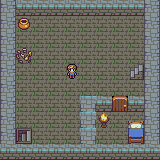

Tiled map render using the project's own tile images. Description and the whole map definition, tile-layer contents included, below:
An orthogonal 10x10 tile map with 16x16 px tiles, 3 tile layers (L1_Static, L2_Static, L3_Dynamic), 2 tilesets.

<map version="1.2" tiledversion="1.3.1" orientation="orthogonal" renderorder="right-down" compressionlevel="0" width="10" height="10" tilewidth="16" tileheight="16" infinite="0" nextlayerid="8" nextobjectid="2">
 <tileset firstgid="1" name="basictiles" tilewidth="16" tileheight="16" tilecount="120" columns="8">
  <properties>
   <property name="Test" type="bool" value="true" />
  </properties>
  <image source="basictiles.png" width="128" height="240" />
  <tile id="0">
   <properties>
    <property name="Collision" type="bool" value="false" />
   </properties>
  </tile>
  <tile id="1">
   <properties>
    <property name="Collision" type="bool" value="false" />
   </properties>
  </tile>
  <tile id="2">
   <properties>
    <property name="Collision" type="bool" value="false" />
   </properties>
  </tile>
  <tile id="3">
   <properties>
    <property name="Collision" type="bool" value="false" />
   </properties>
  </tile>
  <tile id="4">
   <properties>
    <property name="Collision" type="bool" value="false" />
   </properties>
  </tile>
  <tile id="5">
   <properties>
    <property name="Collision" type="bool" value="false" />
   </properties>
  </tile>
  <tile id="6">
   <properties>
    <property name="Collision" type="bool" value="false" />
   </properties>
  </tile>
  <tile id="7">
   <properties>
    <property name="Collision" type="bool" value="false" />
   </properties>
  </tile>
  <tile id="8">
   <properties>
    <property name="Collision" type="bool" value="false" />
   </properties>
  </tile>
  <tile id="9">
   <properties>
    <property name="Collision" type="bool" value="false" />
   </properties>
  </tile>
  <tile id="10">
   <properties>
    <property name="Collision" type="bool" value="false" />
   </properties>
  </tile>
  <tile id="11">
   <properties>
    <property name="Collision" type="bool" value="false" />
   </properties>
  </tile>
  <tile id="12">
   <properties>
    <property name="Collision" type="bool" value="false" />
   </properties>
  </tile>
  <tile id="13">
   <properties>
    <property name="Collision" type="bool" value="false" />
   </properties>
  </tile>
  <tile id="14">
   <properties>
    <property name="Collision" type="bool" value="false" />
   </properties>
  </tile>
  <tile id="15">
   <properties>
    <property name="Collision" type="bool" value="false" />
   </properties>
  </tile>
  <tile id="16">
   <properties>
    <property name="Collision" type="bool" value="false" />
   </properties>
  </tile>
  <tile id="17">
   <properties>
    <property name="Collision" type="bool" value="false" />
   </properties>
  </tile>
  <tile id="18">
   <properties>
    <property name="Collision" type="bool" value="false" />
   </properties>
  </tile>
  <tile id="19">
   <properties>
    <property name="Collision" type="bool" value="false" />
   </properties>
  </tile>
  <tile id="20">
   <properties>
    <property name="Collision" type="bool" value="false" />
   </properties>
  </tile>
  <tile id="21">
   <properties>
    <property name="Collision" type="bool" value="false" />
   </properties>
  </tile>
  <tile id="22">
   <properties>
    <property name="Collision" type="bool" value="false" />
   </properties>
  </tile>
  <tile id="23">
   <properties>
    <property name="Collision" type="bool" value="false" />
   </properties>
  </tile>
  <tile id="24">
   <properties>
    <property name="Collision" type="bool" value="false" />
   </properties>
  </tile>
  <tile id="25">
   <properties>
    <property name="Collision" type="bool" value="false" />
   </properties>
  </tile>
  <tile id="26">
   <properties>
    <property name="Collision" type="bool" value="false" />
   </properties>
  </tile>
  <tile id="27">
   <properties>
    <property name="Collision" type="bool" value="false" />
   </properties>
  </tile>
  <tile id="28">
   <properties>
    <property name="Collision" type="bool" value="false" />
   </properties>
  </tile>
  <tile id="29">
   <properties>
    <property name="Collision" type="bool" value="false" />
   </properties>
  </tile>
  <tile id="30">
   <properties>
    <property name="Collision" type="bool" value="false" />
   </properties>
  </tile>
  <tile id="31">
   <properties>
    <property name="Collision" type="bool" value="false" />
   </properties>
  </tile>
  <tile id="32">
   <properties>
    <property name="Collision" type="bool" value="false" />
   </properties>
  </tile>
  <tile id="33">
   <properties>
    <property name="Collision" type="bool" value="false" />
   </properties>
  </tile>
  <tile id="34">
   <properties>
    <property name="Collision" type="bool" value="false" />
   </properties>
  </tile>
  <tile id="35">
   <properties>
    <property name="Collision" type="bool" value="false" />
   </properties>
  </tile>
  <tile id="36">
   <properties>
    <property name="Collision" type="bool" value="false" />
   </properties>
  </tile>
  <tile id="37">
   <properties>
    <property name="Collision" type="bool" value="false" />
   </properties>
  </tile>
  <tile id="38">
   <properties>
    <property name="Collision" type="bool" value="false" />
   </properties>
  </tile>
  <tile id="39">
   <properties>
    <property name="Collision" type="bool" value="false" />
   </properties>
  </tile>
  <tile id="40">
   <properties>
    <property name="Collision" type="bool" value="false" />
   </properties>
  </tile>
  <tile id="41">
   <properties>
    <property name="Collision" type="bool" value="false" />
   </properties>
  </tile>
  <tile id="42">
   <properties>
    <property name="Collision" type="bool" value="false" />
   </properties>
  </tile>
  <tile id="43">
   <properties>
    <property name="Collision" type="bool" value="false" />
   </properties>
  </tile>
  <tile id="44">
   <properties>
    <property name="Collision" type="bool" value="false" />
   </properties>
  </tile>
  <tile id="45">
   <properties>
    <property name="Collision" type="bool" value="false" />
   </properties>
  </tile>
  <tile id="46">
   <properties>
    <property name="Collision" type="bool" value="false" />
   </properties>
  </tile>
  <tile id="47">
   <properties>
    <property name="Collision" type="bool" value="false" />
   </properties>
  </tile>
  <tile id="48">
   <properties>
    <property name="Collision" type="bool" value="false" />
   </properties>
  </tile>
  <tile id="49">
   <properties>
    <property name="Collision" type="bool" value="false" />
   </properties>
  </tile>
  <tile id="50">
   <properties>
    <property name="Collision" type="bool" value="false" />
   </properties>
  </tile>
  <tile id="51">
   <properties>
    <property name="Collision" type="bool" value="false" />
   </properties>
  </tile>
  <tile id="52">
   <properties>
    <property name="Collision" type="bool" value="false" />
   </properties>
  </tile>
  <tile id="53">
   <properties>
    <property name="Collision" type="bool" value="false" />
   </properties>
  </tile>
  <tile id="54">
   <properties>
    <property name="Collision" type="bool" value="false" />
   </properties>
  </tile>
  <tile id="55">
   <properties>
    <property name="Collision" type="bool" value="false" />
   </properties>
  </tile>
  <tile id="56">
   <properties>
    <property name="Collision" type="bool" value="false" />
   </properties>
  </tile>
  <tile id="57">
   <properties>
    <property name="Collision" type="bool" value="false" />
   </properties>
  </tile>
  <tile id="58">
   <properties>
    <property name="Collision" type="bool" value="false" />
   </properties>
  </tile>
  <tile id="59">
   <properties>
    <property name="Collision" type="bool" value="false" />
   </properties>
  </tile>
  <tile id="60">
   <properties>
    <property name="Collision" type="bool" value="false" />
   </properties>
  </tile>
  <tile id="61">
   <properties>
    <property name="Collision" type="bool" value="false" />
   </properties>
  </tile>
  <tile id="62">
   <properties>
    <property name="Collision" type="bool" value="false" />
   </properties>
  </tile>
  <tile id="63">
   <properties>
    <property name="Collision" type="bool" value="false" />
   </properties>
  </tile>
  <tile id="64">
   <properties>
    <property name="Collision" type="bool" value="false" />
   </properties>
  </tile>
  <tile id="65">
   <properties>
    <property name="Collision" type="bool" value="false" />
   </properties>
  </tile>
  <tile id="66">
   <properties>
    <property name="Collision" type="bool" value="false" />
   </properties>
  </tile>
  <tile id="67">
   <properties>
    <property name="Collision" type="bool" value="false" />
   </properties>
  </tile>
  <tile id="68">
   <properties>
    <property name="Collision" type="bool" value="false" />
   </properties>
  </tile>
  <tile id="69">
   <properties>
    <property name="Collision" type="bool" value="false" />
   </properties>
  </tile>
  <tile id="70">
   <properties>
    <property name="Collision" type="bool" value="false" />
   </properties>
  </tile>
  <tile id="71">
   <properties>
    <property name="Collision" type="bool" value="false" />
   </properties>
  </tile>
  <tile id="72">
   <properties>
    <property name="Collision" type="bool" value="false" />
   </properties>
  </tile>
  <tile id="73">
   <properties>
    <property name="Collision" type="bool" value="false" />
   </properties>
  </tile>
  <tile id="74">
   <properties>
    <property name="Collision" type="bool" value="false" />
   </properties>
  </tile>
  <tile id="75">
   <properties>
    <property name="Collision" type="bool" value="false" />
   </properties>
  </tile>
  <tile id="76">
   <properties>
    <property name="Collision" type="bool" value="false" />
   </properties>
  </tile>
  <tile id="77">
   <properties>
    <property name="Collision" type="bool" value="false" />
   </properties>
  </tile>
  <tile id="78">
   <properties>
    <property name="Collision" type="bool" value="false" />
   </properties>
  </tile>
  <tile id="79">
   <properties>
    <property name="Collision" type="bool" value="false" />
   </properties>
  </tile>
  <tile id="80">
   <properties>
    <property name="Collision" type="bool" value="false" />
   </properties>
  </tile>
  <tile id="81">
   <properties>
    <property name="Collision" type="bool" value="false" />
   </properties>
  </tile>
  <tile id="82">
   <properties>
    <property name="Collision" type="bool" value="false" />
   </properties>
  </tile>
  <tile id="83">
   <properties>
    <property name="Collision" type="bool" value="false" />
   </properties>
  </tile>
  <tile id="84">
   <properties>
    <property name="Collision" type="bool" value="false" />
   </properties>
  </tile>
  <tile id="85">
   <properties>
    <property name="Collision" type="bool" value="false" />
   </properties>
  </tile>
  <tile id="86">
   <properties>
    <property name="Collision" type="bool" value="false" />
   </properties>
  </tile>
  <tile id="87">
   <properties>
    <property name="Collision" type="bool" value="false" />
   </properties>
  </tile>
  <tile id="88">
   <properties>
    <property name="Collision" type="bool" value="false" />
   </properties>
  </tile>
  <tile id="89">
   <properties>
    <property name="Collision" type="bool" value="false" />
   </properties>
  </tile>
  <tile id="90">
   <properties>
    <property name="Collision" type="bool" value="false" />
   </properties>
  </tile>
  <tile id="91">
   <properties>
    <property name="Collision" type="bool" value="false" />
   </properties>
  </tile>
  <tile id="92">
   <properties>
    <property name="Collision" type="bool" value="false" />
   </properties>
  </tile>
  <tile id="93">
   <properties>
    <property name="Collision" type="bool" value="false" />
   </properties>
  </tile>
  <tile id="94">
   <properties>
    <property name="Collision" type="bool" value="false" />
   </properties>
  </tile>
  <tile id="95">
   <properties>
    <property name="Collision" type="bool" value="false" />
   </properties>
  </tile>
  <tile id="96">
   <properties>
    <property name="Collision" type="bool" value="false" />
   </properties>
  </tile>
  <tile id="97">
   <properties>
    <property name="Collision" type="bool" value="false" />
   </properties>
  </tile>
  <tile id="98">
   <properties>
    <property name="Collision" type="bool" value="false" />
   </properties>
  </tile>
  <tile id="99">
   <properties>
    <property name="Collision" type="bool" value="false" />
   </properties>
  </tile>
  <tile id="100">
   <properties>
    <property name="Collision" type="bool" value="false" />
   </properties>
  </tile>
  <tile id="101">
   <properties>
    <property name="Collision" type="bool" value="false" />
   </properties>
  </tile>
  <tile id="102">
   <properties>
    <property name="Collision" type="bool" value="false" />
   </properties>
  </tile>
  <tile id="103">
   <properties>
    <property name="Collision" type="bool" value="false" />
   </properties>
  </tile>
  <tile id="104">
   <properties>
    <property name="Collision" type="bool" value="false" />
   </properties>
  </tile>
  <tile id="105">
   <properties>
    <property name="Collision" type="bool" value="false" />
   </properties>
  </tile>
  <tile id="106">
   <properties>
    <property name="Collision" type="bool" value="false" />
   </properties>
  </tile>
  <tile id="107">
   <properties>
    <property name="Collision" type="bool" value="false" />
   </properties>
  </tile>
  <tile id="108">
   <properties>
    <property name="Collision" type="bool" value="false" />
   </properties>
  </tile>
  <tile id="109">
   <properties>
    <property name="Collision" type="bool" value="false" />
   </properties>
  </tile>
  <tile id="110">
   <properties>
    <property name="Collision" type="bool" value="false" />
   </properties>
  </tile>
  <tile id="111">
   <properties>
    <property name="Collision" type="bool" value="false" />
   </properties>
  </tile>
  <tile id="112">
   <properties>
    <property name="Collision" type="bool" value="false" />
   </properties>
  </tile>
  <tile id="113">
   <properties>
    <property name="Collision" type="bool" value="false" />
   </properties>
  </tile>
  <tile id="114">
   <properties>
    <property name="Collision" type="bool" value="false" />
   </properties>
  </tile>
  <tile id="115">
   <properties>
    <property name="Collision" type="bool" value="false" />
   </properties>
  </tile>
  <tile id="116">
   <properties>
    <property name="Collision" type="bool" value="false" />
   </properties>
  </tile>
  <tile id="117">
   <properties>
    <property name="Collision" type="bool" value="false" />
   </properties>
  </tile>
  <tile id="118">
   <properties>
    <property name="Collision" type="bool" value="false" />
   </properties>
  </tile>
  <tile id="119">
   <properties>
    <property name="Collision" type="bool" value="false" />
   </properties>
  </tile>
 </tileset>
 <tileset firstgid="121" name="characters" tilewidth="16" tileheight="16" tilecount="96" columns="12">
  <image source="characters.png" width="192" height="128" />
 </tileset>
 <layer id="1" name="L1_Static" width="10" height="10">
  <data encoding="csv">
2,3,3,3,3,3,3,3,3,2,
2,15,15,15,15,15,15,15,15,2,
2,15,15,15,15,15,15,15,15,2,
2,15,15,15,15,15,15,15,15,2,
2,15,15,15,15,15,15,15,15,2,
2,15,15,15,15,15,15,15,15,2,
2,15,15,15,15,4,3,49,3,2,
2,15,15,15,15,4,15,15,15,2,
2,58,15,15,15,4,15,15,15,2,
3,3,3,3,3,3,3,3,3,3
</data>
 </layer>
 <layer id="2" name="L2_Static" width="10" height="10">
  <data encoding="csv">
0,0,0,0,0,0,0,0,0,0,
0,0,0,0,0,0,0,0,0,0,
0,0,0,0,0,0,0,0,0,0,
0,0,0,0,0,0,0,0,0,0,
0,0,0,0,0,0,0,0,57,0,
0,0,0,0,0,0,0,0,0,0,
0,0,0,0,0,0,0,0,0,0,
0,0,0,0,0,0,0,0,46,0,
0,0,0,0,0,0,0,0,54,0,
0,0,0,0,0,0,0,0,0,0
</data>
 </layer>
 <layer id="6" name="L3_Dynamic" width="10" height="10">
  <data encoding="csv">
0,0,0,0,0,0,0,0,0,0,
0,28,0,0,0,0,0,0,0,0,
0,0,0,0,0,0,0,0,0,0,
0,29,0,0,0,0,0,0,0,0,
0,0,0,0,125,0,0,0,0,0,
0,0,0,0,0,0,0,0,0,0,
0,0,0,0,0,0,0,0,0,0,
0,0,0,0,0,0,61,0,0,0,
0,0,0,0,0,0,0,0,0,0,
0,0,0,0,0,0,0,0,0,0
</data>
 </layer>
</map>
